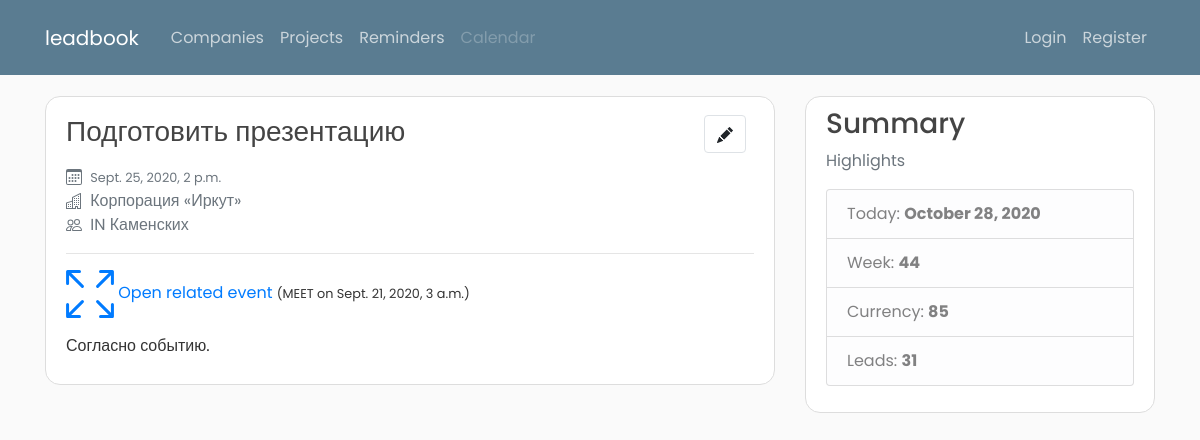
Page /business/reminders/18/ on the committed database.
### business/models.py (models this page shows, shortened)
class Reminder(models.Model):  # TODO: rename to "Task"
    task = models.CharField(max_length=45)
    description = models.TextField(max_length=5000)
    due_time = models.DateTimeField()
    done = models.BooleanField(default=False)
    importance = models.CharField(max_length=4, choices=ReminderImportance.choices, default=ReminderImportance.LOW)
    event = models.ForeignKey("business.Event", on_delete=models.SET_NULL, null=True, blank=True)
    company = models.ForeignKey("leads.Company", on_delete=models.SET_NULL, null=True)
    person = models.ForeignKey("leads.Person", on_delete=models.SET_NULL, null=True, blank=True)
    project = models.ForeignKey("Project", on_delete=models.SET_NULL, null=True, blank=True)
    manager = models.ForeignKey("accounts.User", null=True, on_delete=models.SET_NULL)
    class Meta:
        ordering = ["-importance", "due_time"]

class Event(models.Model):
    title = models.CharField(max_length=5, choices=EventTitle.choices, default=EventTitle.MEETING)
    date = models.DateTimeField()
    description = models.TextField(max_length=5000)
    company = models.ManyToManyField("leads.Company")
    person = models.ManyToManyField("leads.Person")
    project = models.ForeignKey("Project", on_delete=models.SET_NULL, null=True, blank=True)
    manager = models.ForeignKey("accounts.User", null=True, on_delete=models.SET_NULL)
    class Meta:
        ordering= ['date']

### leads/models.py (models this page shows, shortened)
class Company(models.Model):
    title = models.CharField(max_length=150)
    title_latin = models.CharField(max_length=50, null=True, blank=True)
    website = models.URLField(null=True, blank=True)
    about = models.TextField(max_length=5000, null=True)
    date_added = models.DateTimeField(default=timezone.now)
    legal_form = models.ForeignKey("LegalForm", null=True, on_delete=models.SET_NULL)
    status_choices = (
        ("Unknown", "Unknown"),
        ("Active", "Active"),
        ("Inactive", "Inactive"),
        ("Blocked", "Blocked"),
        ("Competitor", "Competitor")
    )
    status = models.CharField(max_length=45, choices=status_choices, default="Unknown")
    discounts = models.ManyToManyField("inventory.Discount", help_text="Hold down “Control”, or “Command” on a Mac, "
                                                                       "to select more than one.")  # TODO: add project discount
    manager = models.ForeignKey("accounts.User", null=True, on_delete=models.SET_NULL)
    class Meta:
        unique_together = (("title", "legal_form", "about"),)

class Person(models.Model):
    first_name = models.CharField(max_length=45)
    last_name = models.CharField(max_length=45)
    role = models.CharField(max_length=3, null=True, choices=PersonRole.choices, default=PersonRole.UNKNOWN)
    description = models.TextField(max_length=500, null=True, blank=True, help_text="Особенности работы с контрагентом")
    company = models.ForeignKey("Company", null=True, on_delete=models.SET_NULL)

### business/views.py (the view)
# urls.py: path('reminders/<int:pk>/', ReminderDetail.as_view(), name='reminder-detail'),
class ReminderDetail(generic.DetailView):
    model = Reminder

### dashboard/context_processors.py (called while the page is built)
def summary(request):
    return {
        "global_week": date.today().isocalendar()[1],
        "global_currency": 85,  # get_currency(),
        "global_tasks": get_tasks(),
        "global_tasks_done": get_tasks_done(),
        "global_projects": get_projects(),
        "global_leads": get_leads(),
        "global_new_leads": get_new_leads()
    }

def get_leads():
    return Company.objects.count

def get_new_leads():
    time_threshold = timezone.now() - timedelta(days=15)
    new_leads = Company.objects.filter(date_added__gt=time_threshold).count
    return new_leads

def get_tasks():
    return Reminder.objects.count

def get_tasks_done():
    return Reminder.objects.filter(done=True).count

def get_projects():
    return Project.objects.count

### business/templates/business/reminder_detail.html (shortened to what this page needs)
{% extends 'dashboard/base.html' %}
{% block content %}
<article class="media content-section">
    <div class="media-body">
        <div class="d-flex bd-highlight">
            <div class="pt-2 pr-2 pb-2 flex-grow-1 bd-highlight">
                <h3>{{ reminder.task }}</h3>
            </div>
            <div class="p-2 bd-highlight">
                <a href="{% url 'business:reminder-update' reminder.pk %}" class="btn border float-right">
                </a>
            </div>
        </div>
        <div class="text-muted">
            {% load humanize %}
            <small>{{ reminder.due_time }}</small>
            <br>
            {% if reminder.company %}
            <a href="{% url 'leads:detail' reminder.company.pk %}" class="text-secondary">{{ reminder.company.title }}</a>
            {% endif %}
            <br>
            {% if reminder.person %}
            <a href="{% url 'leads:person-detail' reminder.person.pk %}" class="text-secondary">{{ reminder.person.first_name }} {{ reminder.person.last_name }}</a>
            {% endif %}
            <br>
        </div>
        <hr>
        {% if reminder.event %}
        <a href="{% url 'business:event-detail' reminder.event.pk %}" class="link-success">
            {% load humanize %}
            Open related event
        </a>
        <small>({{ reminder.event.title }} on {{ reminder.event.date }})</small>
        {% endif %}
        <p>
            {{ reminder.description|linebreaks }}
        </p>
    </div>
</article>
{% endblock content %}

### dashboard/static/dashboard/main.css (style rules this page uses)
body { background: #fafafa; color: #333333; margin-top: 6rem; font-family: 'Poppins', sans-serif;; }
h1, h2, h3, h4, h5, h6 { color: #444444; }
.content-section { background: #ffffff; padding: 10px 20px; border: 1px solid #dddddd; border-radius: 15px; margin-bottom: 20px; }

### rows in the picture
Reminder: task "Подготовить презентацию", due_time "Sept. 25, 2020, 2 p.m.", company "Корпорация «Иркут»", person.first_name "IN", person.last_name "Каменских", event "MEET", event "Sept. 21, 2020, 3 a.m.", description "Согласно событию."

### other values in the picture
{{ global_week }} "44"
{{ global_currency }} "85"
{{ global_leads }} "31"
